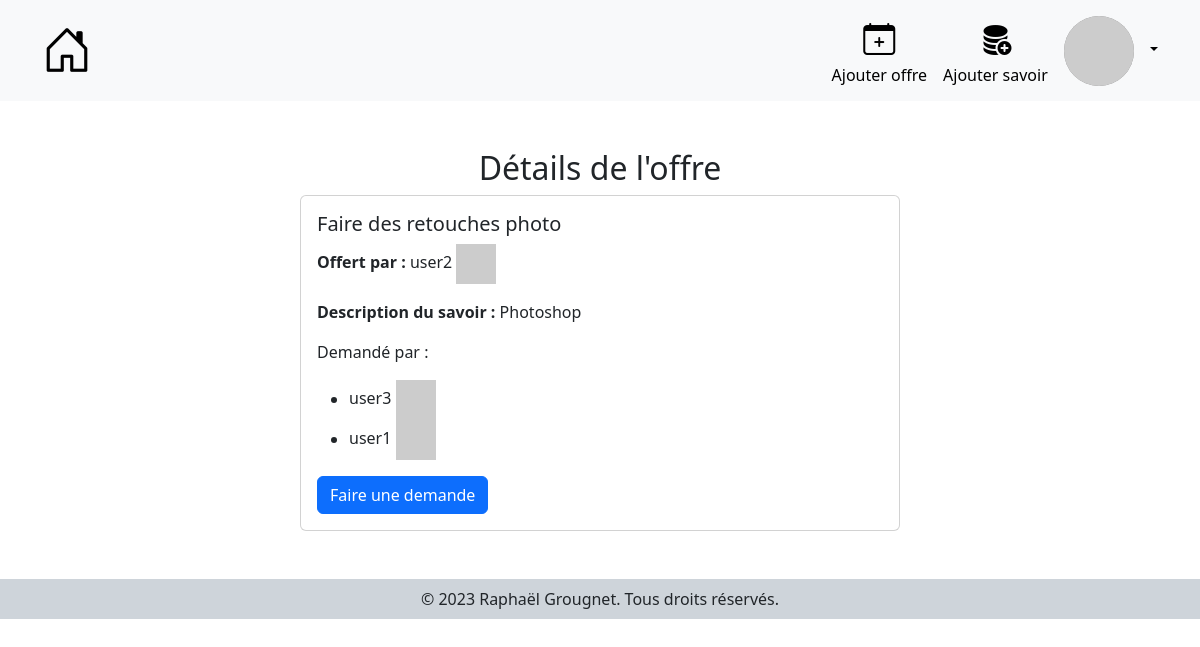
The app's page /details/17 (signed in), older data.
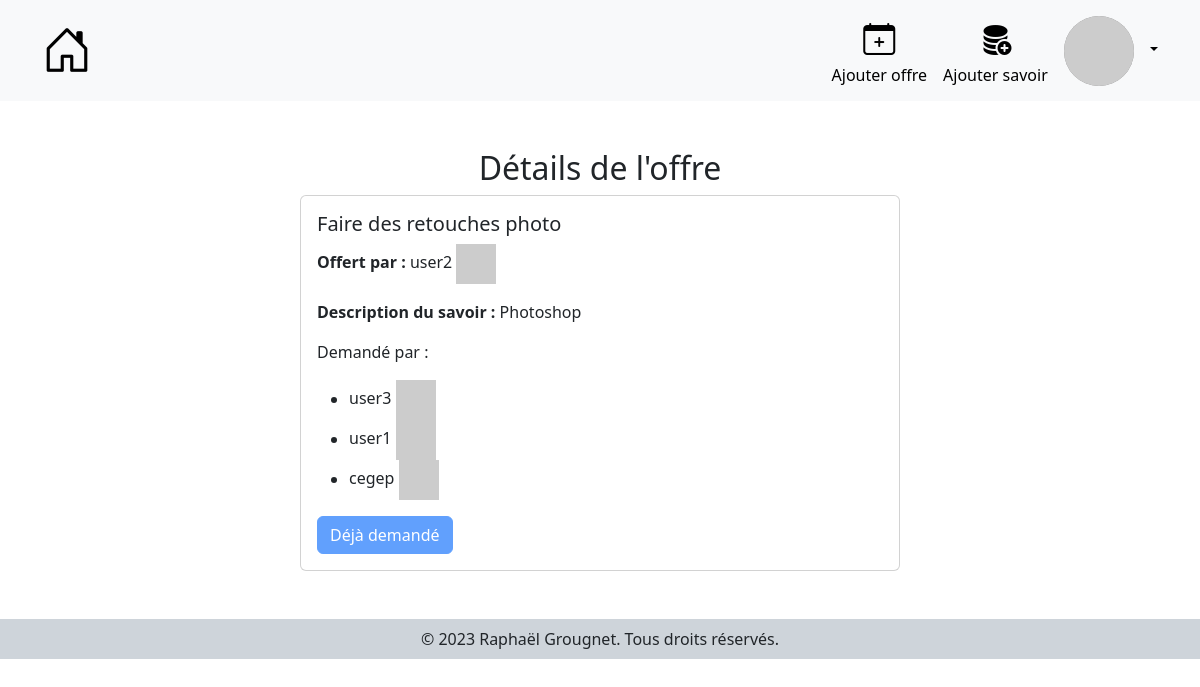
The same page, newer data.
### rers/models.py (models this page shows, shortened)
class Echange(models.Model):
    demande_by = models.ForeignKey(User, on_delete=models.CASCADE)
    id_offre = models.ForeignKey(Offre, on_delete=models.CASCADE)
    date = models.DateTimeField(auto_now_add=True, auto_now=False)
    CHOICES = ((0, 'En demande'), (1, 'En cours'), (2, 'Terminé'), (3, 'Annulé'))
    status = models.IntegerField(choices=CHOICES, default=0)

class User(AbstractUser):
    pass

### rers/views.py (the view)
# urls.py: path('details/<int:id>', views.details_offer, name='details_offer'),
def details_offer(request, id):
    if not request.user.is_authenticated:
        messages.add_message(request, messages.INFO , "Vous devez être connecté pour voir les détails d'une offre.")
        return redirect('login')
    try:
        offre = Offre.objects.get(id=id)
        echanges = Echange.objects.filter(id_offre=offre)
        utilisateurs = [echange.demande_by for echange in echanges]
        offres_utilisateur = Offre.objects.filter(id_user=request.user)
    except Offre.DoesNotExist:
        raise Http404("L'offre n'existe pas.")
    except Echange.DoesNotExist:
        echanges = None
        utilisateurs = None
        offres_utilisateur = None
    user_in_list = request.user in utilisateurs
    return render(request, 'rers/details-offer.html', {'offre': offre, 'echanges': echanges, 'user_in_list': user_in_list, 'offres_utilisateur': offres_utilisateur, 'STATUS': STATUS})

### rers/templates/rers/details-offer.html
    {% extends 'rers/base.html' %}
    {% load widget_tweaks %}
    {% block content %}
      <div class="d-flex flex-column justify-content-center align-items-center my-5">
          <h2 class="text-center">Détails de l'offre</h2>
          <div class="card w-50">
            <div class="card-body">
              <h5 class="card-title">{{ offre.id_savoir.nom }}</h5>
              <p class="card-text"><b>Offert par :</b> {{offre.id_user.username}} <img class="pfp-card"
                src="https://robohash.org/{{offre.id_user.id}}" alt="pfp-card"></p>
              <p class="card-text"><b>Description du savoir :</b> {{offre.id_savoir.description}}</p>
              <p class="card-text">Demandé par :</p>
              <ul>
                {% for echange in echanges %}
                  <li>{{ echange.demande_by.username }} <img class="pfp-card" src="https://robohash.org/{{echange.demande_by.id}}" alt="pfp-card"></li>
                {% empty %}
                  <li>Aucune demande</li>
                {% endfor %}
              </ul>
              {% if user.is_authenticated %}
                {% if offres_utilisateur %}
                  {% if user.id != offre.id_user.id %}
                    {% if not user_in_list %}
                      <a href="{% url 'add_ask' offre.id %}" class="btn btn-primary">Faire une demande</a>
                    {% else %}
                      <a class="btn btn-primary disabled" disabled>Déjà demandé</a>
                    {% endif %}
                  {% else %}
                    <a class="btn btn-primary disabled" disabled>Vous ne pouvez pas demander votre propre offre</a>
                  {% endif %}
                {% else %}
                  <a class="btn btn-primary disabled" disabled>Vous devez offrir un savoir avant d'en demander</a>
                {% endif %}
              {% endif %}
            </div>
          </div>
      </div>
    {% endblock %}

Row changes from the older to the newer data that the page shows:
added Echange: demande_by.username "cegep"
Text that changed along with them:
text no longer shown: "Faire une demande"
text now shown: "Déjà demandé"
